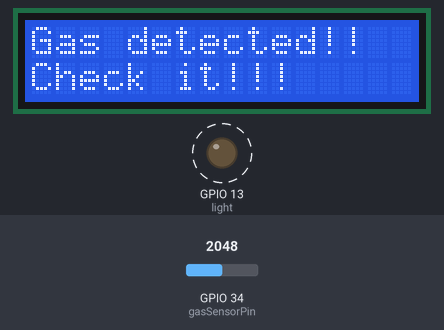
This sketch was run on a simulated ESP32. Parts: 16×2 character LCD, output pins drawn as LEDs (lit = HIGH). Dashed ring = blinking. Inputs (shaded band) come from the test bench; at power-on: GPIO 34 (gasSensorPin) = 2048. What the sketch prints to the serial monitor is not drawn.

Above: at 1.2 s.
1.3 s: GPIO 34 (gasSensorPin) set to 1077
4.6 s: GPIO 34 (gasSensorPin) set to 1005
At 6.3 s:
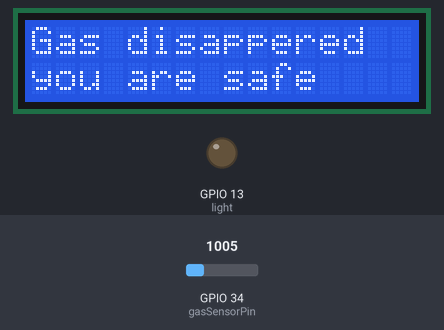
7.9 s: GPIO 34 (gasSensorPin) set to 1228
At 9.6 s:
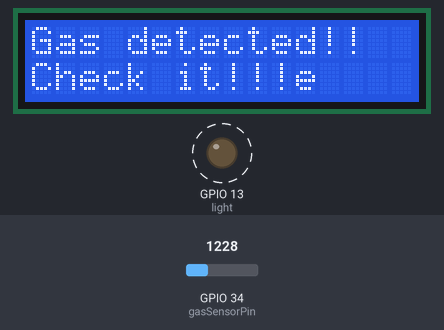
14.5 s: GPIO 34 (gasSensorPin) set to 491
At 16.2 s:
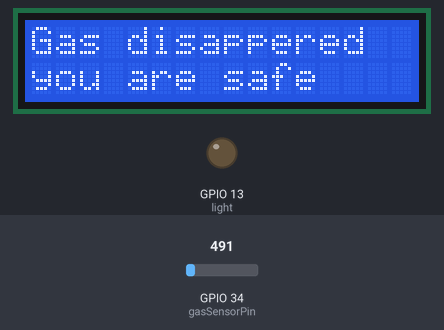
17.8 s: GPIO 34 (gasSensorPin) set to 2047
At 19.3 s:
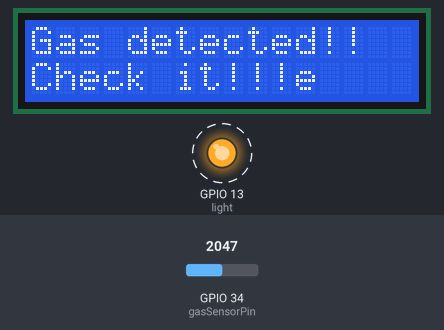
Timing chart, 0 to 25.6 s (numbered marks = the images above; inputs shaded):
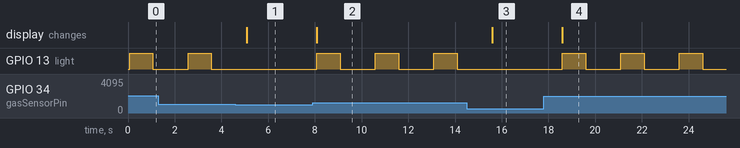

Measured:
- the behaviour switches between 1045 and 1044 on GPIO 34 (gasSensorPin) (found by bisection; images 0 and 1)
- after the input at 4.6 s, GPIO 13 (light): stays LOW (without the input it goes to HIGH after 0.47 s); the display: changes after 0.47 s (image 1)
- after the input at 7.9 s, GPIO 13 (light): alternates HIGH for 1.0 s and LOW for 1.5 s, starting after 0.18 s; the display: changes after 0.18 s (image 2)
- after the input at 14.5 s, GPIO 13 (light): stays LOW (without the input it goes to HIGH after 1.1 s); the display: changes after 1.1 s (image 3)
- after the input at 17.8 s, GPIO 13 (light): alternates HIGH for 1.0 s and LOW for 1.5 s, starting after 0.80 s; the display: changes after 0.80 s (image 4)

The sketch:

MQ4_gas.ino
```cpp
#include <LiquidCrystal.h>

const int light = 13;        // LED pin
const int buzzr = 12;        // Buzzer pin
const int gasSensorPin = 34; // Analog pin (A2) on ESP32 DevKit V1
const int thresholdValue = 50; // Gas concentration threshold
const int rs=22,e=23,d4=5,d5=18,d6=19,d7=21;
LiquidCrystal lcd(rs, e, d4, d5, d6, d7);
void setup() {
  Serial.begin(115200);
  lcd.begin(16, 2); // Initialize the LCD with 16 columns and 2 rows
  pinMode(light, OUTPUT);
  pinMode(buzzr, OUTPUT);
  pinMode(gasSensorPin, INPUT);
  lcd.clear();
  // Initialize LEDC for controlling the buzzer
  ledcSetup(0, 2000, 8); // LEDC channel 0, 2000 Hz frequency, 8-bit resolution
  ledcAttachPin(buzzr, 0); // Attach LEDC channel 0 to the buzzer pin
}

void loop() {
  int gasConcentration = analogRead(gasSensorPin);
  Serial.println(gasConcentration);
  int value = map(gasConcentration,0,4095,0,200);
  Serial.println(value);
  if (value > thresholdValue) {
    lcd.setCursor(0,0);
    lcd.print("Gas detected!!");
    lcd.setCursor(0,1);
    lcd.print("Check it!!!");
    // If gas concentration exceeds the threshold, trigger the buzzer and LED
    ledcWrite(0, 255);  // Set the buzzer to maximum duty cycle (full volume)
    digitalWrite(light, HIGH); // Turn the LED on
    delay(1000); // Wait for 1000 milliseconds (1 second)
    ledcWrite(0, 0); // Turn off the buzzer
    digitalWrite(light, LOW); // Turn the LED off
    delay(1000);
  } else {
    lcd.setCursor(0,0);
    lcd.print("Gas disappered");
    lcd.setCursor(0,1);
    lcd.print("you are safe");
    // If gas concentration is below the threshold, keep the buzzer and LED off
    ledcWrite(0, 0); // Turn off the buzzer
    digitalWrite(light, LOW); // Turn the LED off
    delay(1000);
  }

  // Wait for a moment before reading the gas sensor again
  delay(500);
}
```
